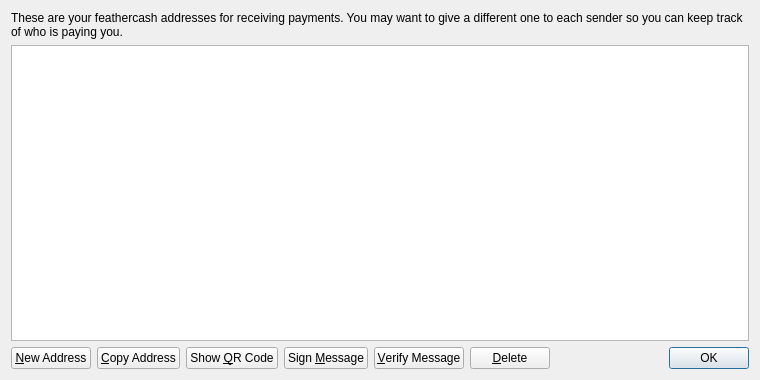
<?xml version="1.0" encoding="UTF-8"?>
<ui version="4.0">
 <class>AddressBookPage</class>
 <widget class="QWidget" name="AddressBookPage">
  <property name="geometry">
   <rect>
    <x>0</x>
    <y>0</y>
    <width>760</width>
    <height>380</height>
   </rect>
  </property>
  <property name="windowTitle">
   <string>Address Book</string>
  </property>
  <layout class="QVBoxLayout" name="verticalLayout">
   <item>
    <widget class="QLabel" name="labelExplanation">
     <property name="text">
      <string>These are your feathercash addresses for receiving payments. You may want to give a different one to each sender so you can keep track of who is paying you.</string>
     </property>
     <property name="textFormat">
      <enum>Qt::PlainText</enum>
     </property>
     <property name="wordWrap">
      <bool>true</bool>
     </property>
    </widget>
   </item>
   <item>
    <widget class="QTableView" name="tableView">
     <property name="contextMenuPolicy">
      <enum>Qt::CustomContextMenu</enum>
     </property>
     <property name="toolTip">
      <string>Double-click to edit address or label</string>
     </property>
     <property name="tabKeyNavigation">
      <bool>false</bool>
     </property>
     <property name="alternatingRowColors">
      <bool>true</bool>
     </property>
     <property name="selectionMode">
      <enum>QAbstractItemView::SingleSelection</enum>
     </property>
     <property name="selectionBehavior">
      <enum>QAbstractItemView::SelectRows</enum>
     </property>
     <property name="sortingEnabled">
      <bool>true</bool>
     </property>
     <attribute name="verticalHeaderVisible">
      <bool>false</bool>
     </attribute>
    </widget>
   </item>
   <item>
    <layout class="QHBoxLayout" name="horizontalLayout">
     <item>
      <widget class="QPushButton" name="newAddressButton">
       <property name="toolTip">
        <string>Create a new address</string>
       </property>
       <property name="text">
        <string>&amp;New Address</string>
       </property>
       <property name="icon">
        <iconset resource="../bitcoin.qrc">
         <normaloff>:/icons/add</normaloff>:/icons/add</iconset>
       </property>
      </widget>
     </item>
     <item>
      <widget class="QPushButton" name="copyToClipboard">
       <property name="toolTip">
        <string>Copy the currently selected address to the system clipboard</string>
       </property>
       <property name="text">
        <string>&amp;Copy Address</string>
       </property>
       <property name="icon">
        <iconset resource="../bitcoin.qrc">
         <normaloff>:/icons/editcopy</normaloff>:/icons/editcopy</iconset>
       </property>
      </widget>
     </item>
     <item>
      <widget class="QPushButton" name="showQRCode">
       <property name="text">
        <string>Show &amp;QR Code</string>
       </property>
       <property name="icon">
        <iconset resource="../bitcoin.qrc">
         <normaloff>:/icons/qrcode</normaloff>:/icons/qrcode</iconset>
       </property>
      </widget>
     </item>
     <item>
      <widget class="QPushButton" name="signMessage">
       <property name="toolTip">
        <string>Sign a message to prove you own a feathercash address</string>
       </property>
       <property name="text">
        <string>Sign &amp;Message</string>
       </property>
       <property name="icon">
        <iconset resource="../bitcoin.qrc">
         <normaloff>:/icons/edit</normaloff>:/icons/edit</iconset>
       </property>
      </widget>
     </item>
     <item>
      <widget class="QPushButton" name="verifyMessage">
       <property name="toolTip">
        <string>Verify a message to ensure it was signed with a specified feathercash address</string>
       </property>
       <property name="text">
        <string>&amp;Verify Message</string>
       </property>
       <property name="icon">
        <iconset resource="../bitcoin.qrc">
         <normaloff>:/icons/transaction_0</normaloff>:/icons/transaction_0</iconset>
       </property>
      </widget>
     </item>
     <item>
      <widget class="QPushButton" name="deleteButton">
       <property name="toolTip">
        <string>Delete the currently selected address from the list</string>
       </property>
       <property name="text">
        <string>&amp;Delete</string>
       </property>
       <property name="icon">
        <iconset resource="../bitcoin.qrc">
         <normaloff>:/icons/remove</normaloff>:/icons/remove</iconset>
       </property>
      </widget>
     </item>
     <item>
      <spacer name="horizontalSpacer">
       <property name="orientation">
        <enum>Qt::Horizontal</enum>
       </property>
       <property name="sizeHint" stdset="0">
        <size>
         <width>40</width>
         <height>20</height>
        </size>
       </property>
      </spacer>
     </item>
     <item>
      <widget class="QDialogButtonBox" name="buttonBox">
       <property name="sizePolicy">
        <sizepolicy hsizetype="Maximum" vsizetype="Fixed">
         <horstretch>0</horstretch>
         <verstretch>0</verstretch>
        </sizepolicy>
       </property>
       <property name="standardButtons">
        <set>QDialogButtonBox::Ok</set>
       </property>
      </widget>
     </item>
    </layout>
   </item>
  </layout>
 </widget>
 <resources>
  <include location="../bitcoin.qrc"/>
 </resources>
 <connections/>
</ui>
